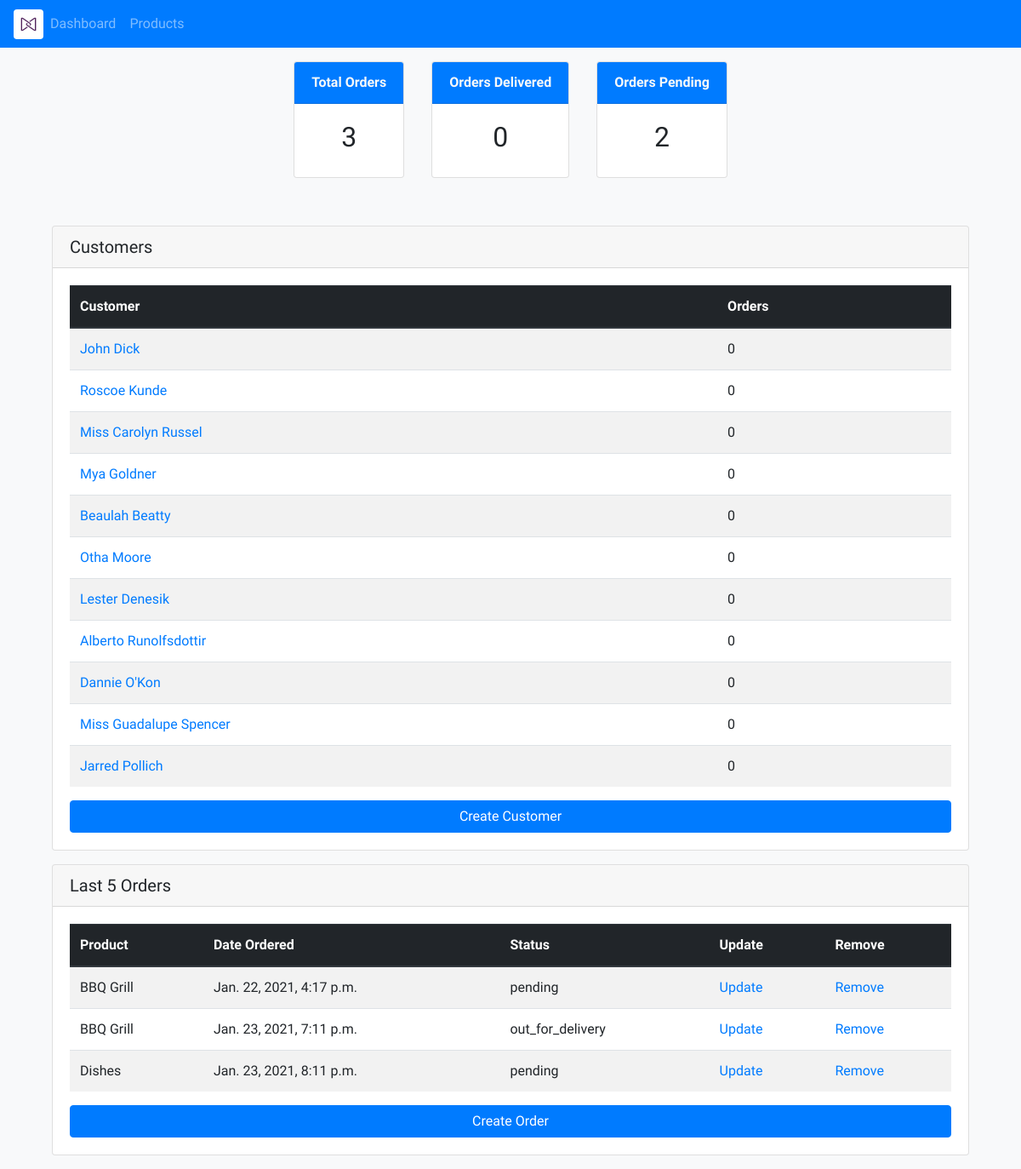
Before: / with the older database file.
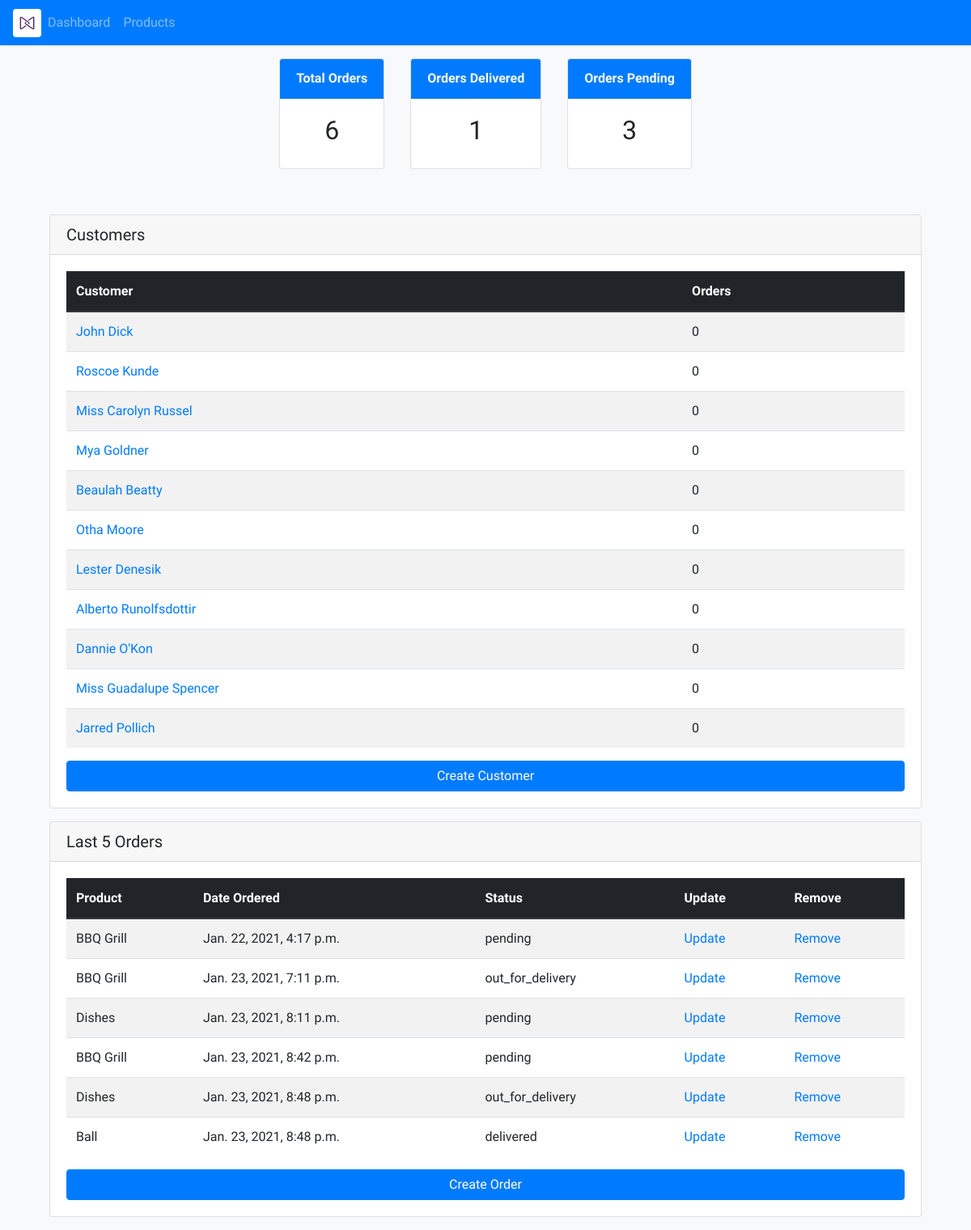
After: the same page with the newer database file.
### accounts/models.py (models this page shows, shortened)
class Customer(models.Model):
    name = models.CharField(max_length=200, null=True)
    phone = models.CharField(max_length=200, null=True)
    email = models.CharField(max_length=200, null=True)
    date_created = models.DateTimeField(auto_now_add=True, null=True)

class Order(models.Model):
    STATUS_OPTIONS = (
        ('pending', 'Pending'),
        ('out_for_delivery', 'Out for Delivery'),
        ('delivered', 'Delivered'),
    )
    customer = models.ForeignKey(Customer, null=True, on_delete=models.SET_NULL)
    product = models.ForeignKey(Product, null=True, on_delete=models.SET_NULL)
    date_created = models.DateTimeField(auto_now_add=True,null=True)
    status = models.CharField(max_length=200, null=True, choices=STATUS_OPTIONS)

class Product(models.Model):
    PRODUCT_CATEGORIES = (
        ('indoor', 'Indoor'),
        ('outdoor', 'Outdoor'),
    )
    name = models.CharField(max_length=200, null=True)
    price = models.FloatField(null=True)
    category = models.CharField(max_length=200, null=True, choices=PRODUCT_CATEGORIES)
    description = models.CharField(max_length=200, null=True, blank=True)
    date_created = models.DateTimeField(auto_now_add=True, null=True)
    tags = models.ManyToManyField(Tag)
    def __str__(self):
        return self.name

### accounts/views.py (the view)
# urls.py: path('',views.home,name='home'),
def home(request):
    orders = Order.objects.all()
    customers = Customer.objects.all()
    context = {
        'orders': orders,
        'customers': customers,
        'total_orders': orders.count(),
        'delivered': orders.filter(status='delivered').count(),
        'pending': orders.filter(status='pending').count(),
    }
    return render(request, 'accounts/dashboard.html', context)

### accounts/templates/accounts/dashboard.html
{% extends 'accounts/base.html' %}
{% block content %}
<section class="d-flex flex-row justify-content-center">
    <div class="card m-3">
        <p class="card-header bg-primary text-light"> <b>Total Orders</b> </p>
        <div class="card-body text-center">
            <h2> {{ total_orders }} </h2>
        </div>
    </div>
    <div class="card m-3">
        <p class="card-header bg-primary text-light"> <b>Orders Delivered</b> </p>
        <div class="card-body text-center">
           <h2> {{ delivered }} </h2>
        </div>
    </div>
    <div class="card m-3 ">
        <p class="card-header bg-primary text-light"> <b>Orders Pending</b> </p>
        <div class="card-body text-center">
            <h2> {{ pending }} </h2>
        </div>
    </div>
</section>
<br>
<section>
    <div class="container">
        <div class="card m-3">
            <h5 class="card-header">Customers</h5>
            <div class="card-body table-responsive">
                <table class="table table-striped">
                    <thead class="thead-dark">
                        <tr>
                            <th scope="col">Customer</th>
                            <th scope="col">Orders</th>
                        </tr>
                    </thead>
                    <tbody>
                        {% for customer in customers %}
                        <tr>
                            <td> <a href="{% url 'customer' customer.id %}">{{customer.name}}</a> </td>
                            <td>{{customer.name.orders | length}} </td>
                        </tr>
                        {% endfor %}
                    </tbody>
                </table>
                <a href="#" class="btn btn-primary w-100">Create Customer</a>
            </div>
        </div>
        <div class="card m-3">
            <h5 class="card-header">Last 5 Orders</h5>
            <div class="card-body table-responsive">
                <table class="table table-striped">
                    <thead class="thead-dark">
                        <tr>
                            <th scope="col">Product</th>
                            <th scope="col">Date Ordered</th>
                            <th scope="col">Status</th>
                            <th scope="col">Update</th>
                            <th scope="col">Remove</th>
                        </tr>
                    </thead>
                    <tbody>
                        {% for order in orders %}
                        <tr>
                            <td>{{ order.product }}</td>
                            <td>{{ order.date_created }}</td>
                            <td>{{ order.status }}</td>
                            <td><a href="#">Update</a></td>
                            <td><a href="#">Remove</a></td>
                        </tr>
                        {% endfor %}
                    </tbody>
                </table>
                <a href="{% url 'order_create' %}" class="btn btn-primary w-100">Create Order</a>
            </div>
        </div>
    </div>
</section>
{% endblock content %}

### accounts/templates/accounts/base.html (shortened to what this page needs)
{% load static %}
<!doctype html>
<html lang="en">
<head>
  <link rel="stylesheet" href="https://stackpath.bootstrapcdn.com/bootstrap/4.1.3/css/bootstrap.min.css"
>
  <link href="https://cdnjs.cloudflare.com/ajax/libs/font-awesome/5.15.1/css/all.min.css" rel="stylesheet" />
</head>
<body class="bg-light">
  {% include 'accounts/navbar.html' %}
  {% block content %}
  {% endblock content %}
</body>
</html>

### accounts/templates/accounts/navbar.html (shortened to what this page needs)
{% load static %}
<nav class="navbar navbar-expand-lg navbar-dark bg-primary">
    <img class="rounded" src="{% static '/images/logo.jpg' %}" alt="logo" height="35" width="35">
    <div class="collapse navbar-collapse" id="navbarNavAltMarkup">
        <div class="navbar-nav">
            <a class="nav-item nav-link" href="{% url 'home' %}">Dashboard </a>
            <a class="nav-item nav-link" href="{% url 'products' %}">Products</a>
        </div>
    </div>
</nav>

### accounts/templates/accounts/base.html (style rules this page uses)
body { font-family: 'Poiret One', cursive; }

Changed rows visible on the page:
added Order: product "BBQ Grill", date_created "Jan. 23, 2021, 8:42 p.m.", status "pending"
added Order: product "Dishes", date_created "Jan. 23, 2021, 8:48 p.m.", status "out_for_delivery"
added Order: product "Ball", date_created "Jan. 23, 2021, 8:48 p.m.", status "delivered"
Other visible differences:
{{ total_orders }}: "3" → "6"
{{ delivered }}: "0" → "1"
{{ pending }}: "2" → "3"
